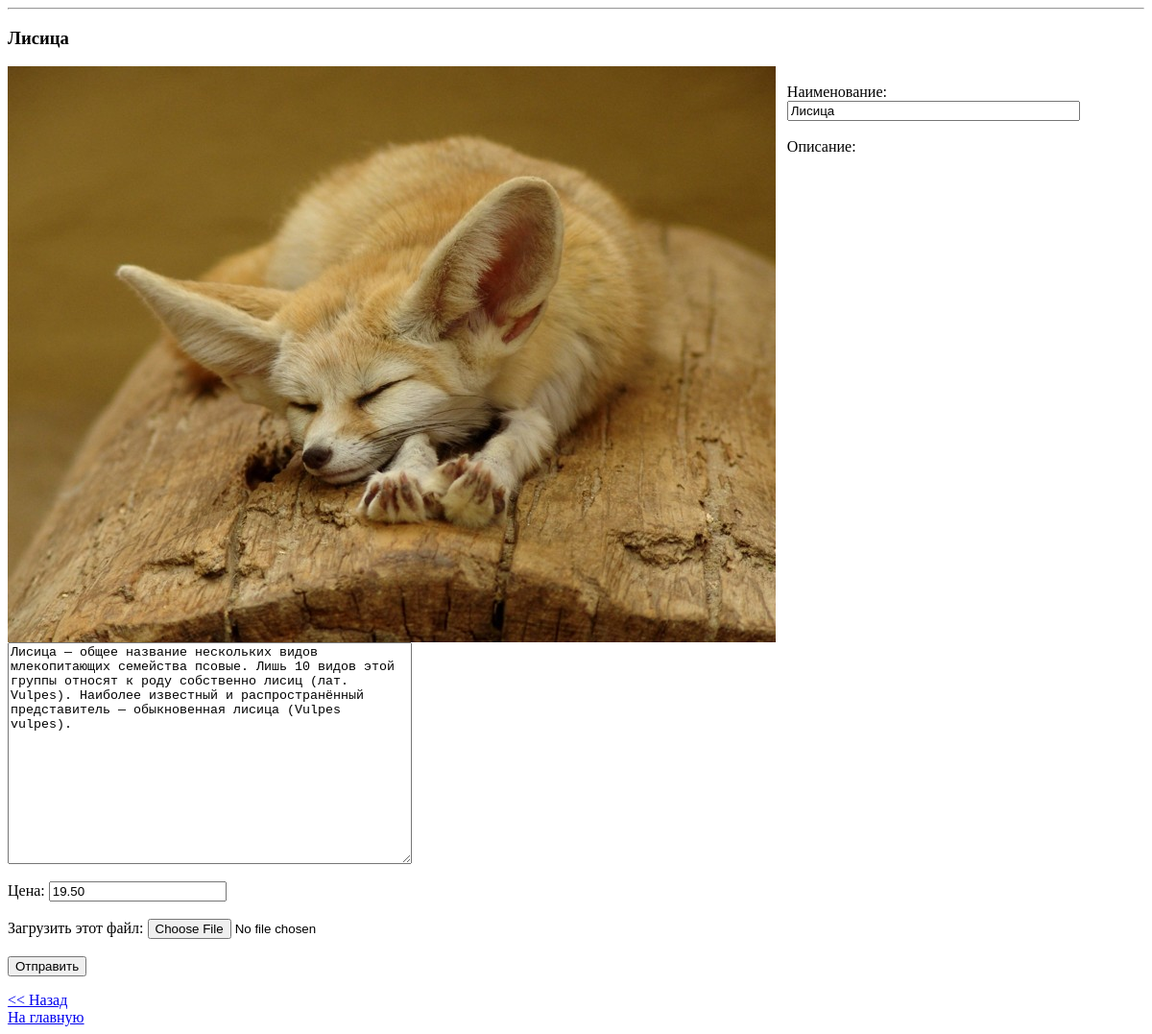
Page /editProduct.php?id=2 on the earlier database version.
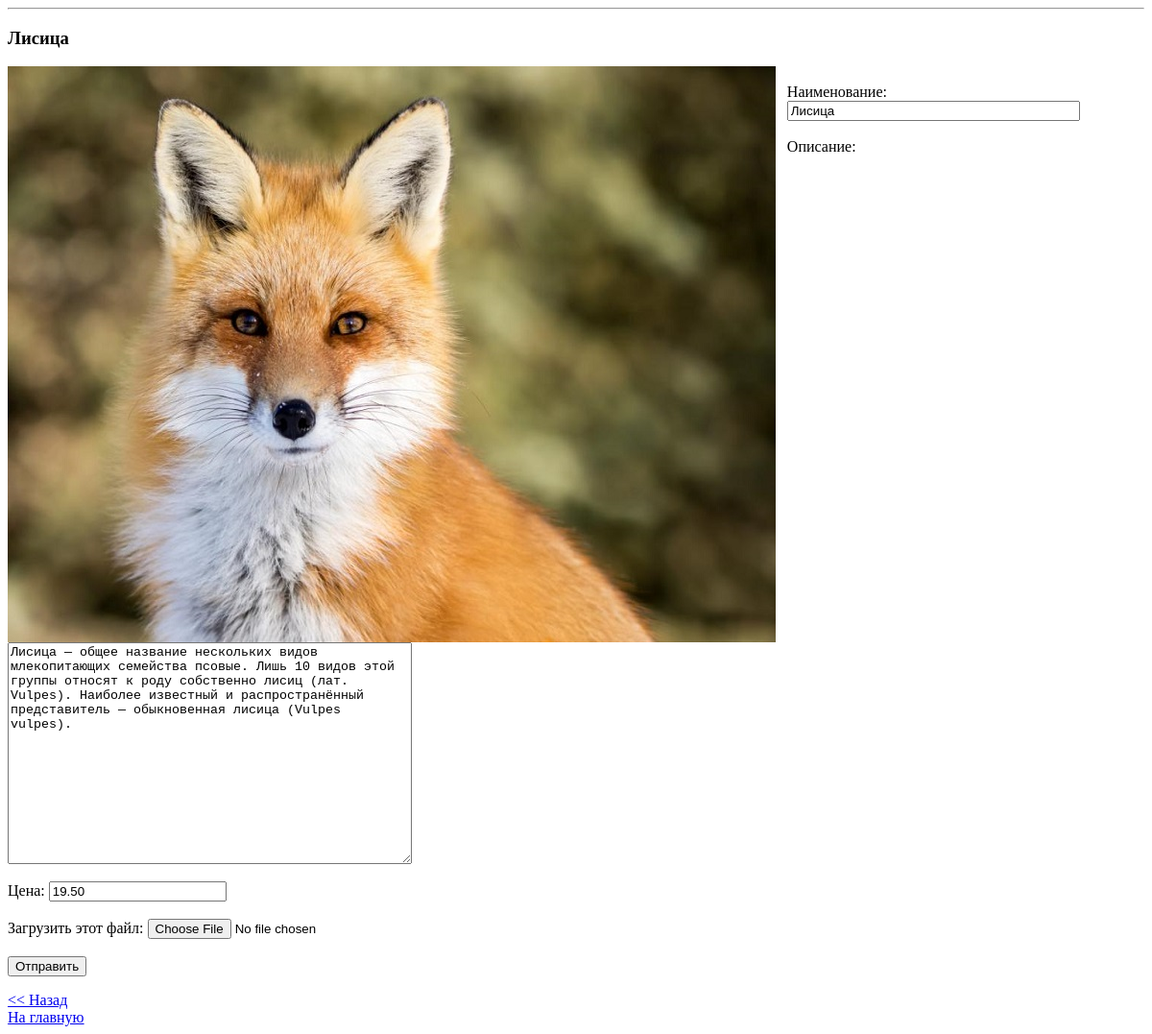
Same page on the later database version.
### tables this page shows
CREATE TABLE `gallery` (
  `id` smallint(5) UNSIGNED NOT NULL COMMENT 'id товара',
  `id_category` smallint(5) NOT NULL COMMENT 'id категории товара',
  `url` varchar(255) NOT NULL COMMENT 'Расположение фотографии животного',
  `size` int(10) UNSIGNED NOT NULL COMMENT 'Размер в байтах демонстрационной картинки',
  `name` varchar(255) NOT NULL COMMENT 'Наименование товара',
  `description` varchar(1024) DEFAULT NULL COMMENT 'Описание товара',
  `views` smallint(5) DEFAULT NULL COMMENT 'Количество просмотров',
  `price` decimal(5,2) UNSIGNED NOT NULL COMMENT 'Цена товара'
);

### engine/gallery.php (called while the page is built, shortened)
<?php
function getImage($id)
{
    $id = (int)$id;
    $sql = "SELECT * FROM `gallery` WHERE `id` = $id";
    return getSingle($sql);
}

### engine/db.php (called while the page is built, shortened)
<?php
function createConnection()
{
    $db = mysqli_connect(DB_HOST, DB_USER, DB_PASS, DB_NAME);
    mysqli_set_charset($db, 'utf8');
    return $db;
}
function getAssocResult($sql)
{
    $db = createConnection();
    $result = mysqli_query($db, $sql);
    $arrayResult = [];
    while ($row = mysqli_fetch_assoc($result)) {
        $arrayResult[] = $row;
    }
    return $arrayResult;
}
function getSingle($sql)
{
    $result = getAssocResult($sql);
    return $result[0];
}

### public/editProduct.php (the view, shortened to what this page needs)
<?php
$id = isset($_GET['id']) ? $_GET['id'] : false;
$product = getImage($id);
$name = $_POST['name'] ?? $product['name'];
$description = $_POST['description'] ?? $product['description'];
$price = $_POST['price'] ?? $product['price'];
echo '<hr>';
?>
<!doctype>
<html lang="ru">
<head>
</head>
<body>
<h3><?= $product['name'] ?></h3>
<div class="container">
    <div class="img">
        <img src="<?= $product['url'] ?>" alt="<?= $product['name'] ?>" width="800" height="600">
    </div>
</div>
<br>
<form enctype="multipart/form-data" method="POST">
    <span>Наименование: </span><input type="text" name="name" size="35" value="<?= $name ?>"><br><br>
    <fielset>
        <legend>Описание:</legend>
        <textarea name="description" cols="50" rows="15"><?= $description ?></textarea>
    </fielset>
    <br><br>
    <span>Цена: </span><input type="number" name="price" value="<?= $price ?>" min="0" step="0.01"><br><br>
    <span>Загрузить этот файл: </span><input type="file" name="userfile"><br><br>
    <input type="submit" value="Отправить">
</form>
<a href="/gallery.php"><< Назад</a><br>
<a href="index.php">На главную</a>
</body>

Differences in the rows shown:
changed gallery "Лисица": url: a different picture
